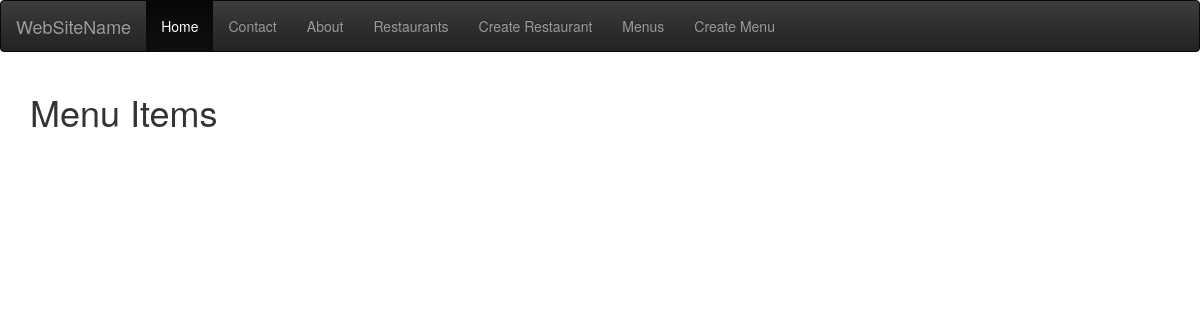
The page /items/ (signed in) on the database as committed earlier.
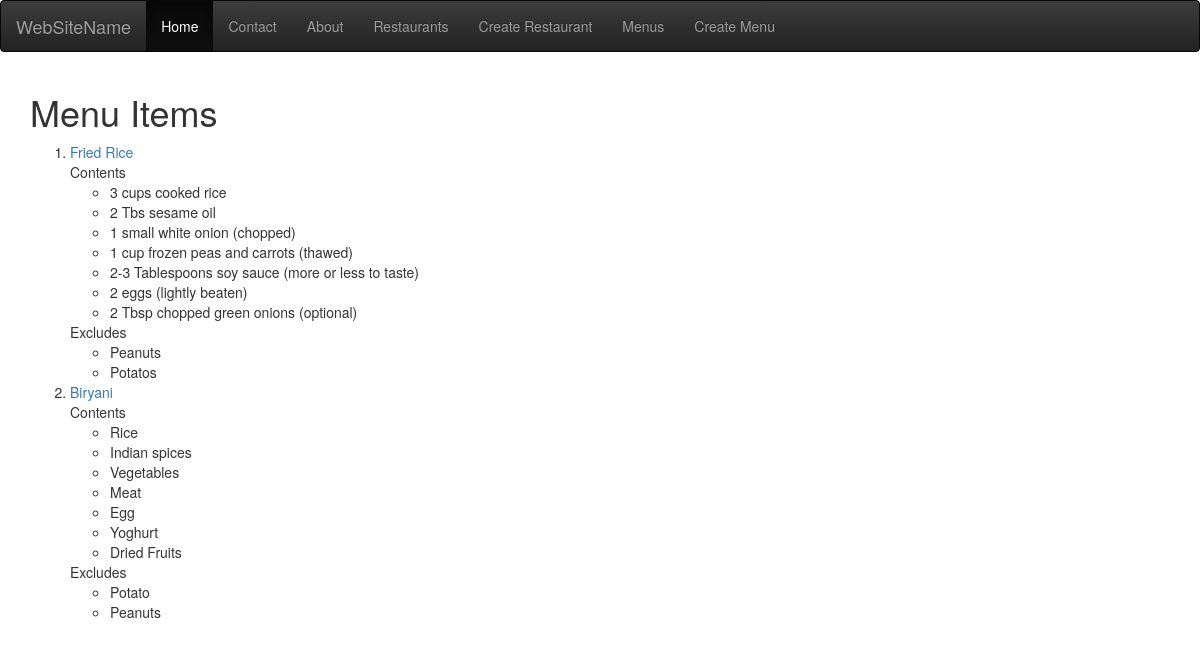
The same page on the database as committed later.
### menus/models.py (models this page shows, shortened)
class Item(models.Model):
    user = models.ForeignKey(settings.AUTH_USER_MODEL)
    restaurant = models.ForeignKey(RestaurantLocation)
    name = models.CharField(max_length=120)
    contents = models.TextField(help_text='separate each item by comma')
    excludes = models.TextField(blank=True, null=True, help_text='separate each item by comma')
    public = models.BooleanField(default=True)
    timestamp = models.DateTimeField(auto_now_add=True)
    updated = models.DateTimeField(auto_now=True)
    class Meta:
        ordering = ['-updated', '-timestamp']
    def get_contents(self):
        return self.contents.split(',')
    def get_excludes(self):
        return self.excludes.split(',')
    def get_absolute_url(self):
        return reverse('menus:detail', kwargs={'pk': self.pk})

### menus/views.py (the view)
class ItemListView(ListView):
    def get_queryset(self):
        return Item.objects.filter(user=self.request.user)

### menus/templates/menus/item_list.html (shortened to what this page needs)
{% extends 'base.html' %}
{% block content %}
    <h1>Menu Items</h1>
    <ol>
        {% for object in object_list %}
            <li><a href="{{ object.get_absolute_url }}">{{ object.name }}</a></li>
            {% if object.contents %}
                Contents
                <ul>
                    {% for item in object.get_contents %}
                        <li>{{ item }}</li>
                    {% endfor %}
                </ul>
            {% endif %}
            {% if object.excludes %}
                Excludes
                <ul>
                    {% for item in object.get_excludes %}
                        <li>{{ item }}</li>
                    {% endfor %}
                </ul>
            {% endif %}
        {% endfor %}
    </ol>
{% endblock content %}

### templates/base.html (shortened to what this page needs)
<!DOCTYPE html>
<html lang="en">
<head>
    {% include 'snippets/css.html' %}
</head>
<body>
{% include 'snippets/nav.html' %}
<div class="container">
    {% block content %}
    {% endblock content %}
</div>
</body>
</html>

### templates/snippets/css.html (shortened to what this page needs)
<link rel="stylesheet" href="https://maxcdn.bootstrapcdn.com/bootstrap/3.3.7/css/bootstrap.min.css"
>
<link rel="stylesheet" href="https://maxcdn.bootstrapcdn.com/bootstrap/3.3.7/css/bootstrap-theme.min.css"
>

### templates/snippets/nav.html
<nav class="navbar navbar-inverse">
  <div class="container-fluid">
    <div class="navbar-header">
      <a class="navbar-brand" href="#">WebSiteName</a>
    </div>
    <ul class="nav navbar-nav">
      <li class="active"><a href="{% url 'home' %}">Home</a></li>
      <li><a href="{% url 'contact' %}">Contact</a></li>
      <li><a href="{% url 'about' %}">About</a></li>
        {% if request.user.is_authenticated %}
      <li><a href="{% url 'restaurants:list' %}">Restaurants</a></li>
      <li><a href="{% url 'restaurants:create' %}">Create Restaurant</a></li>
      <li><a href="{% url 'menus:list' %}">Menus</a></li>
      <li><a href="{% url 'menus:create' %}">Create Menu</a></li>
        {% endif %}
    </ul>
  </div>
</nav>

Rows that differ between the two databases and show on the page:
added Item: name "Fried Rice", get_contents "3 cups cooked rice" "2 Tbs sesame oil" "1 small white onion (chopped)" "1 cup frozen peas and carrots (thawed)" "2-3 Tablespoons soy sauce (more or less to taste)" "2 eggs (lightly beaten)" "2 Tbsp chopped green onions (optional)", get_excludes "Peanuts" "Potatos"
added Item: name "Biryani", get_contents "Rice" "Indian spices" "Vegetables" "Meat" "Egg" "Yoghurt" "Dried Fruits", get_excludes "Potato" "Peanuts"
